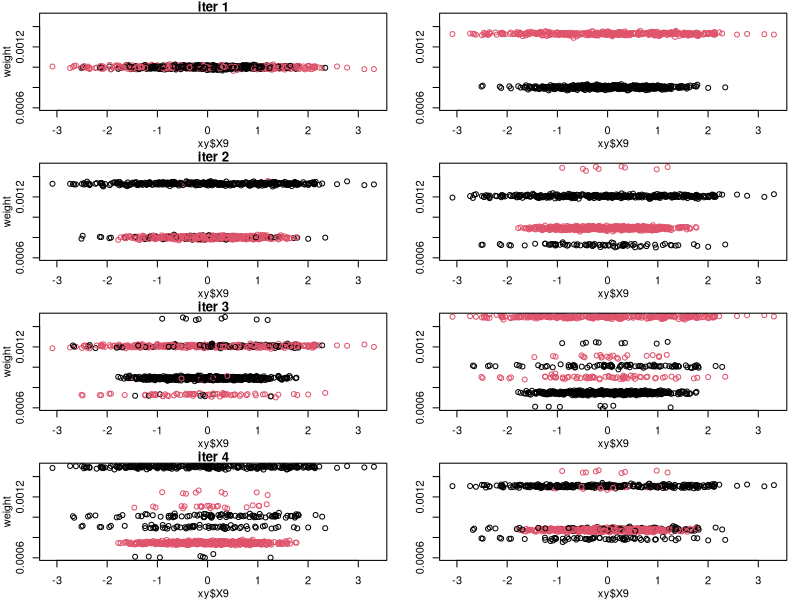
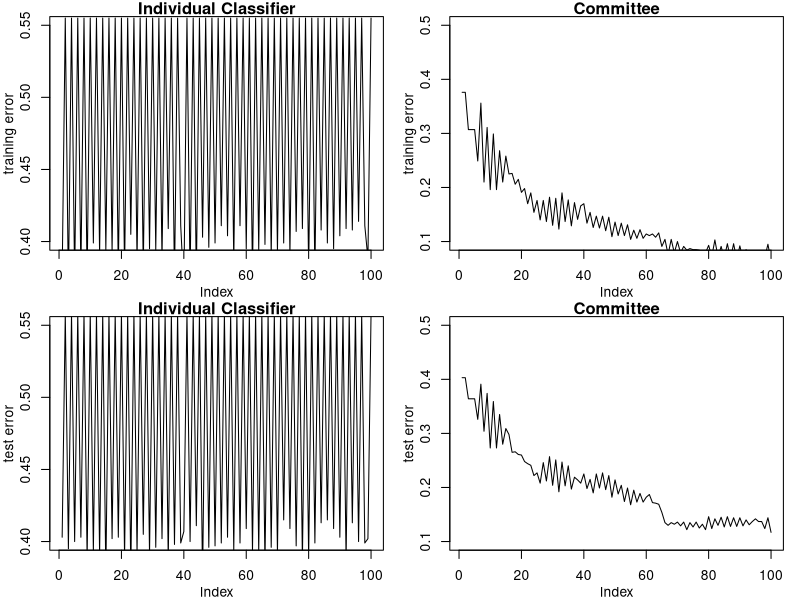

The R script that drew these images, in order:
library(rpart)
# Simulated data
n0 <- 2000
n <- 1000
p <- 10 # make change of the dimension to see the  effect of Curse of Dimensionality
x <- matrix(rnorm(n*p), n0, p)
crit <- qchisq(p=0.5, df=p)
x2sum <- apply(x^2, 1, sum)

y <- ifelse(x2sum>crit, 1,0)
xy <- data.frame(cbind(x,y)[1:n,])
xy.test <- data.frame(cbind(x,y)[(n+1):n0,])
names(xy) <- c(paste("X", 1:p,sep=""),"Y")
names(xy.test) <- c(paste("X", 1:p,sep=""),"Y")
#plot(X2 ~ X1, data=xy,col=y+1)
y.tr <- xy[,p+1]
y.test <- xy.test[,p+1]
# Adaboost M1
w <- rep(1/1000, 1000)
ghat <- rep(0,n) #classification result from comittee
ghat.test <- rep(0,n)
M <- 100 # number of iterations
# to store the results after each iteration
w.m <- matrix(0,M,n)
misInd.m <- matrix(0,M,n)#For Individual Classifier
misInd.m.test <- matrix(0,M,n)#For Individual Classifier
misInd1.m <- matrix(0,M,n)#For Committee
misInd1.m.test <- matrix(0,M,n)#For Committee
err.v <- rep(0,M)# For Individual Classifier
alpha.v <- rep(0,M)
i <- 1
for( i in 1:M)
  {
    w.m[i,] <- w
    tr <- rpart(Y~., data=xy, weights=w, method="class",maxdepth=1)
    phat<-predict(tr,xy)

    yhat <- ifelse(phat[,1]>.5, 0, 1)
    misInd <- ifelse(yhat+y.tr==1,1,0) #Misclassification Indicator of an individual classifier
    err <- sum(w*misInd)/sum(w)
    alpha <- log((1-err)/err)
    w <- w*exp(alpha*misInd)
    ghat <- ghat + alpha*(yhat-1/2)
    yhat1 <- ifelse(ghat>0,1,0)
    misInd1 <- ifelse(yhat1+y.tr==1,1,0) #Misclassification Indicator of the committee

    misInd.m[i,] <- misInd
    misInd1.m[i,]<- misInd1
    err.v[i] <- err
    alpha.v[i] <- alpha

    phat.test <- predict(tr,xy.test)
    yhat.test <- ifelse(phat.test[,1]>.5, 0, 1)
    misInd.test <- ifelse(yhat.test+y.test==1,1,0)
    ghat.test <- ghat.test + alpha*(yhat.test-1/2)
    yhat1.test <- ifelse(ghat.test>0,1,0)
    misInd1.test <- ifelse(yhat1.test+y.test==1,1,0) #Misclassification Indicator of the committee
    misInd.m.test[i,] <- misInd.test
    misInd1.m.test[i,]<- misInd1.test
  

#    par(mfrow=c(1,2))
#        plot(X2~X1,data=xy, col=misInd+1,pch=16)
#        plot(X2~X1,data=xy, col=misInd1+1,pch=16)
#    par(mfrow=c(1,1))
#    Sys.sleep(3)
   }
#plot(x[,7], x[,1],col=y+1)
#abline(v=tr$split[1,4)]

w.sum <- apply(w.m,1,sum)
w.m1 <- w.m/(w.sum%*%t(rep(1,n)))

par(mfrow=c(4,2),mar=c(3,3,1,1),mgp=c(2,1,0))
for(i in 1:4)
  {
    plot(xy$X9,w.m1[i,]+rnorm(n,sd=.00001),col=misInd.m[i,]+1,ylim=range(w.m1[1:4,]),ylab="weight",main=paste("iter",i))
    plot(xy$X9,w.m1[i+1,]+rnorm(n,sd=.00001),col=misInd.m[i,]+1,ylim=range(w.m1[1:4,]),ylab="")
  }
par(mfrow=c(1,1))

par(mfrow=c(2,2))
error <- apply(misInd.m, 1, sum)
plot(error/n, type="l",ylab="training error", ylim=c(0.4,0.55),main="Individual Classifier")
error1 <- apply(misInd1.m, 1, sum)
plot(error1/n, type="l",ylab="training error", ylim=c(0.1,0.5),main="Committee")

error <- apply(misInd.m.test, 1, sum)
plot(error/n, type="l",ylab="test error",ylim=c(0.4,0.55),main="Individual Classifier")
error1 <- apply(misInd1.m.test, 1, sum)
plot(error1/n, type="l",ylab="test error",ylim=c(0.1,0.5),main="Committee")
par(mfrow=c(1,1))
